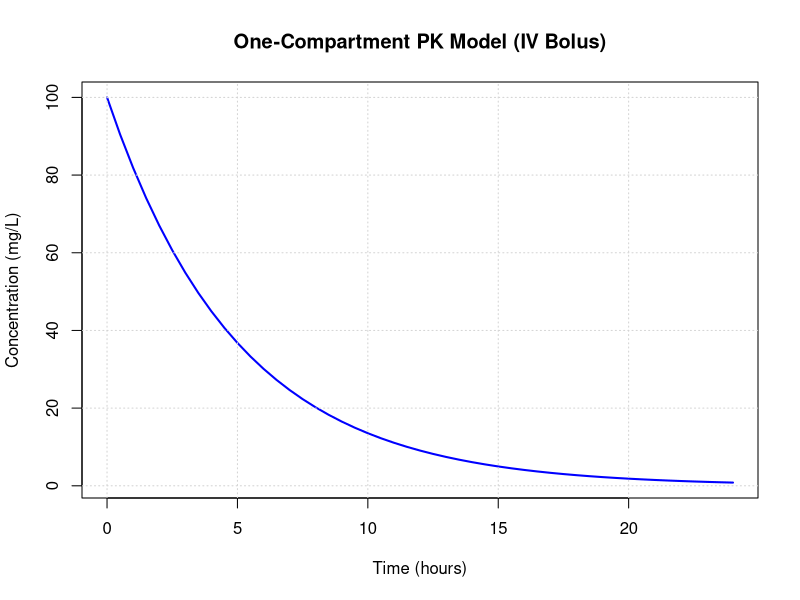
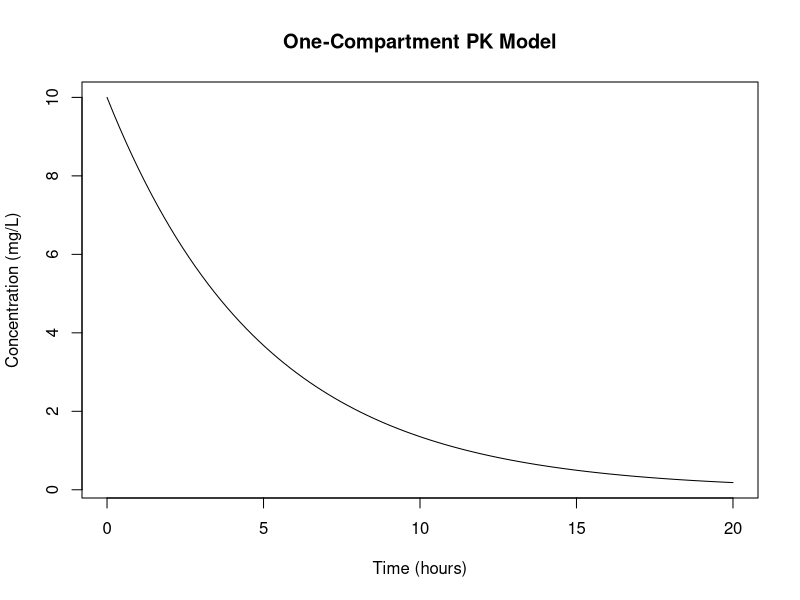

The R source for these figures, in order:
# Pharmacokinetics (One-Compartment Model, Intravenous Bolus) 

# Gemini

# Parameters
C0 <- 100 # Initial concentration (mg/L)
k <- 0.2  # Elimination rate constant (1/hour)
time <- seq(0, 24, by = 0.5) # Time vector from 0 to 24 hours in 0.5-hour intervals

# Calculate concentration over time
C <- C0 * exp(-k * time)

# Plot the results
plot(time, C, type = "l", xlab = "Time (hours)", ylab = "Concentration (mg/L)",
     main = "One-Compartment PK Model (IV Bolus)", col = "blue", lwd = 2)
grid() # Add a grid for better readability

# Print some key values
cat("Concentration at t=0:", C[1], "mg/L\n")
cat("Concentration at t=4:", C[9], "mg/L\n") #index 9 corresponds to time = 4

# Google AI Studio

# Define model parameters
D <- 100    # Dose (mg)
Vd <- 10    # Volume of distribution (L)
kel <- 0.2  # Elimination rate constant (1/hour)
t_max <- 20  # Maximum simulation time (hours)

# Create a time vector
time <- seq(from = 0, to = t_max, length.out = 100)

# Calculate concentration over time using the model equation
concentration <- (D / Vd) * exp(-kel * time)

# Plot the results
plot(time, concentration, type = "l",
     xlab = "Time (hours)",
     ylab = "Concentration (mg/L)",
     main = "One-Compartment PK Model",
     grid = TRUE)
